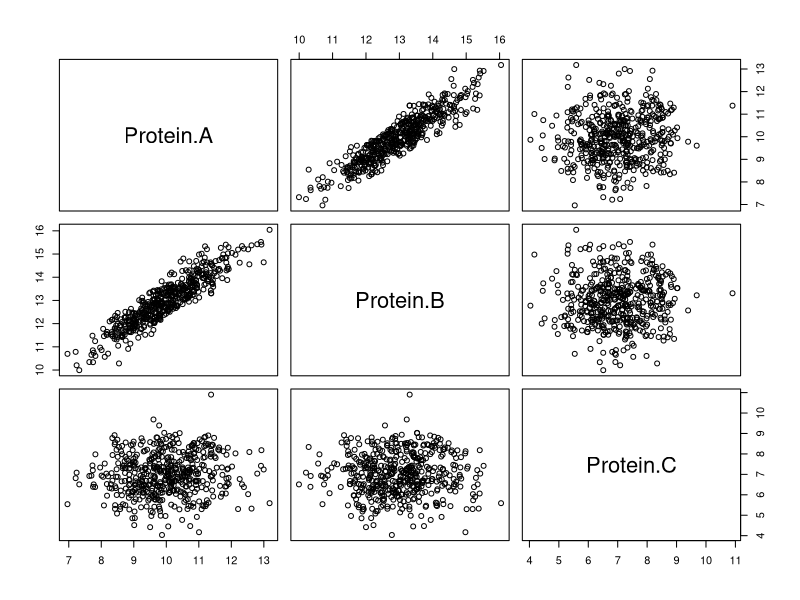
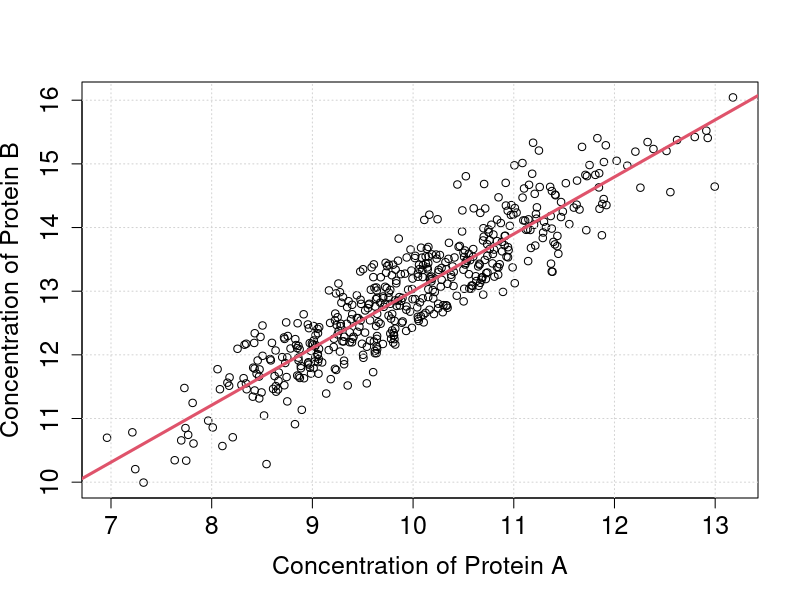

Generate these figures, in order, with R:
## ---- chunk 1

## ---- chunk 2
X = read.table("data/study2.csv", sep=";", header=TRUE)
str(X)
## ---- chunk 3
plot(X)
## ---- chunk 4
cor.test(X$Protein.A, X$Protein.B)
cor.test(X$Protein.A, X$Protein.C)
cor.test(X$Protein.B, X$Protein.C)
## ---- chunk 5
L1 = lm(X$Protein.B ~ X$Protein.A)
## ---- chunk 6
summary(L1)
## ---- chunk 7

par(mfrow=c(1,1))
plot(X$Protein.A, X$Protein.B, cex.axis=1.5, cex.lab=1.5, 
     xlab="Concentration of Protein A",
     ylab="Concentration of Protein B")
grid()
#The coefficients of the linear regression model
#L1$coefficients
abline(a=L1$coefficients[1], b=L1$coefficients[2], col=2, lwd=3)
